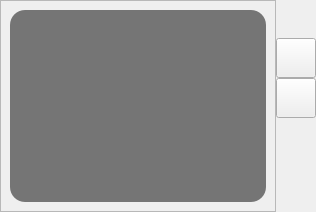
          <widget class="QWidget" name="tab_5">
           <attribute name="title">
            <string>Версии</string>
           </attribute>
           <layout class="QGridLayout" name="gridLayout_12">
            <property name="leftMargin">
             <number>0</number>
            </property>
            <property name="topMargin">
             <number>0</number>
            </property>
            <property name="rightMargin">
             <number>0</number>
            </property>
            <property name="bottomMargin">
             <number>0</number>
            </property>
            <property name="spacing">
             <number>0</number>
            </property>
            <item row="3" column="1">
             <spacer name="verticalSpacer_12">
              <property name="orientation">
               <enum>Qt::Vertical</enum>
              </property>
              <property name="sizeHint" stdset="0">
               <size>
                <width>20</width>
                <height>40</height>
               </size>
              </property>
             </spacer>
            </item>
            <item row="1" column="1">
             <widget class="QPushButton" name="pushButton_23">
              <property name="minimumSize">
               <size>
                <width>40</width>
                <height>40</height>
               </size>
              </property>
              <property name="maximumSize">
               <size>
                <width>40</width>
                <height>40</height>
               </size>
              </property>
              <property name="text">
               <string/>
              </property>
             </widget>
            </item>
            <item row="2" column="1">
             <widget class="QPushButton" name="pushButton_22">
              <property name="minimumSize">
               <size>
                <width>40</width>
                <height>40</height>
               </size>
              </property>
              <property name="maximumSize">
               <size>
                <width>40</width>
                <height>40</height>
               </size>
              </property>
              <property name="text">
               <string/>
              </property>
             </widget>
            </item>
            <item row="0" column="1">
             <widget class="QLabel" name="label_9">
              <property name="minimumSize">
               <size>
                <width>38</width>
                <height>38</height>
               </size>
              </property>
              <property name="maximumSize">
               <size>
                <width>38</width>
                <height>38</height>
               </size>
              </property>
              <property name="styleSheet">
               <string notr="true">image: url();</string>
              </property>
              <property name="text">
               <string/>
              </property>
             </widget>
            </item>
            <item row="0" column="0" rowspan="5">
             <widget class="QFrame" name="frame_4">
              <property name="styleSheet">
               <string notr="true">image: url(C:/Users/ASUS/Desktop/res/2.Jpg);</string>
              </property>
              <property name="frameShape">
               <enum>QFrame::StyledPanel</enum>
              </property>
              <property name="frameShadow">
               <enum>QFrame::Raised</enum>
              </property>
              <layout class="QGridLayout" name="gridLayout">
               <item row="0" column="0">
                <widget class="QListView" name="listView_4">
                 <property name="styleSheet">
                  <string notr="true">image: url();
background-color: rgb(0, 0, 0, 130);
color: rgb(240, 255, 255);
border-radius: 15px;
</string>
                 </property>
                </widget>
               </item>
              </layout>
             </widget>
            </item>
           </layout>
          </widget>
